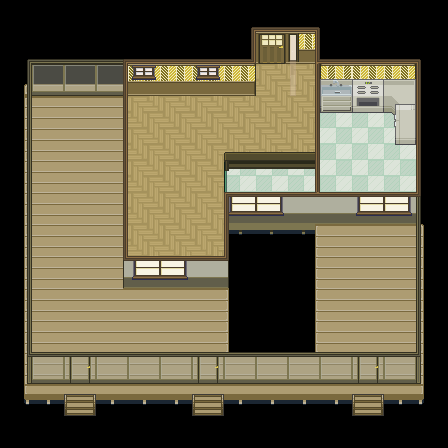

This is a level from a 2D game, rendered from its Tiled map with the project's own tilesets. A one-line summary and the complete map file follow:
An orthogonal 14x14 tile map with 32x32 px tiles, 8 tile layers (Floor, Floor2, Wall, Decor, ...).

<map version="1.2" tiledversion="1.2.5" orientation="orthogonal" renderorder="right-down" width="14" height="14" tilewidth="32" tileheight="32" infinite="0" nextlayerid="42" nextobjectid="1">
 <properties>
  <property name="Levels" type="int" value="1" />
 </properties>
 <tileset firstgid="1" source="Tilesets/AllTiles.tsx" />
 <layer id="34" name="Floor" width="14" height="14">
  <data encoding="csv">
0,0,0,0,0,0,0,0,0,0,0,0,0,0,
0,0,0,0,0,0,0,0,0,0,0,0,0,0,
2147484068,419,419,419,0,0,0,0,295,295,0,0,0,0,
125,126,126,126,295,295,295,295,295,295,51,51,51,0,
165,166,166,166,295,295,295,295,295,295,51,51,51,0,
165,166,166,166,295,295,295,10,11,11,51,51,51,0,
165,166,166,166,295,295,295,50,51,51,51,51,51,0,
165,166,166,166,295,295,295,221,222,2147483869,421,421,421,423,
165,166,166,166,295,295,295,0,0,0,166,166,166,2147483813,
165,166,166,2147484070,421,421,421,2147484066,0,0,166,166,166,2147483813,
165,166,166,166,166,166,166,2147484106,0,458,166,166,166,2147483813,
165,166,166,166,166,166,166,166,166,166,166,166,166,2147483813,
2147484111,462,461,462,462,462,461,462,462,462,462,461,462,463,
0,0,0,0,0,0,0,0,0,0,0,0,0,0
</data>
 </layer>
 <layer id="35" name="Floor2" width="14" height="14">
  <data encoding="csv">
0,0,0,0,0,0,0,0,0,0,0,0,0,0,
0,0,0,0,0,0,0,0,0,0,0,0,0,0,
0,0,0,0,0,0,0,0,0,0,0,0,0,0,
0,0,0,0,0,0,0,0,0,0,0,0,0,0,
0,0,0,0,0,0,0,0,0,0,0,0,0,0,
0,0,0,0,0,0,0,0,0,0,0,0,0,0,
0,0,0,0,0,0,0,0,0,0,0,0,0,0,
0,0,0,0,0,0,0,0,0,418,0,0,0,0,
0,0,0,0,0,0,0,0,0,458,0,0,0,0,
0,0,0,0,0,0,0,0,0,458,0,0,0,0,
0,0,0,0,0,0,0,0,0,0,0,0,0,0,
0,0,0,0,0,0,0,0,0,0,0,0,0,0,
0,0,0,0,0,0,0,0,0,0,0,0,0,0,
0,0,0,0,0,0,0,0,0,0,0,0,0,0
</data>
 </layer>
 <layer id="36" name="Wall" width="14" height="14">
  <data encoding="csv">
0,0,0,0,0,0,0,0,0,0,0,0,0,0,
0,0,0,0,0,0,0,0,299,260,0,0,0,0,
2147484030,380,380,380,259,259,259,260,0,0,2147483908,259,260,0,
0,0,0,0,0,0,0,0,0,0,0,0,0,0,
0,0,0,0,0,0,0,0,0,0,0,0,0,0,
0,0,0,0,0,0,0,0,0,0,0,0,0,0,
0,0,0,0,0,0,0,2147483828,179,179,179,179,179,2147483829,
0,0,0,0,0,0,0,0,0,0,0,0,0,0,
0,0,0,181,179,179,179,2147483829,0,0,0,0,0,0,
0,0,0,0,0,0,0,0,0,0,0,0,0,0,
0,0,0,0,0,0,0,0,0,0,0,0,0,0,
2147484030,380,381,380,380,380,381,380,380,380,380,381,380,382,
0,0,0,0,0,0,0,0,0,0,0,0,0,0,
0,0,0,0,0,0,0,0,0,0,0,0,0,0
</data>
 </layer>
 <layer id="37" name="Decor" width="14" height="14">
  <data encoding="csv">
0,0,0,0,0,0,0,0,0,0,0,0,0,0,
0,0,0,0,0,0,0,0,0,300,0,0,0,0,
0,0,0,0,176,0,176,0,0,0,2147483846,120,119,0,
0,0,0,0,0,0,0,0,0,0,77,160,159,0,
0,0,0,0,0,0,0,491,492,493,0,0,0,0,
0,0,0,0,0,0,0,531,532,533,0,0,0,0,
0,0,0,0,0,0,0,414,415,0,0,414,415,0,
0,0,0,0,0,0,0,0,0,0,0,0,0,0,
0,0,0,0,414,415,0,0,0,0,0,0,0,0,
0,0,0,0,0,0,0,0,0,0,0,0,0,0,
0,0,0,0,0,0,0,0,0,0,0,0,0,0,
0,0,0,0,0,0,0,0,0,0,0,0,0,0,
0,0,0,0,0,0,0,0,0,0,0,0,0,0,
0,0,0,0,0,0,0,0,0,0,0,0,0,0
</data>
 </layer>
 <layer id="38" name="Decor2" width="14" height="14">
  <data encoding="csv">
0,0,0,0,0,0,0,0,0,0,0,0,0,0,
0,0,0,0,0,0,0,0,0,0,0,0,0,0,
0,0,0,0,0,0,0,0,0,0,0,0,0,0,
0,0,0,0,0,0,0,0,0,0,0,0,2147483688,0,
0,0,0,0,0,0,0,0,0,0,0,0,2147483728,0,
0,0,0,0,0,0,0,0,0,0,0,0,0,0,
0,0,0,0,0,0,0,0,0,0,0,0,0,0,
0,0,0,0,0,0,0,0,0,0,0,0,0,0,
0,0,0,0,0,0,0,0,0,0,0,0,0,0,
0,0,0,0,0,0,0,0,0,0,0,0,0,0,
0,0,0,0,0,0,0,0,0,0,0,0,0,0,
0,0,0,0,0,0,0,0,0,0,0,0,0,0,
0,0,0,0,0,0,0,0,0,0,0,0,0,0,
0,0,0,0,0,0,0,0,0,0,0,0,0,0
</data>
 </layer>
 <layer id="39" name="Overlay Effect" width="14" height="14">
  <data encoding="csv">
0,0,0,0,0,0,0,0,0,0,0,0,0,0,
0,0,0,0,0,0,0,0,0,301,0,0,0,0,
0,0,0,0,0,0,0,0,0,341,0,0,0,0,
0,0,0,0,0,0,0,0,0,0,0,0,0,0,
0,0,0,0,0,0,0,0,0,0,0,0,0,0,
0,0,0,0,0,0,0,0,0,0,0,0,0,0,
0,0,0,0,0,0,0,0,0,0,0,0,0,0,
0,0,0,0,0,0,0,0,0,0,0,0,0,0,
0,0,0,0,0,0,0,0,0,0,0,0,0,0,
0,0,0,0,0,0,0,0,0,0,0,0,0,0,
0,0,0,0,0,0,0,0,0,0,0,0,0,0,
0,0,0,0,0,0,0,0,0,0,0,0,0,0,
0,0,0,0,0,0,0,0,0,0,0,0,0,0,
0,0,0,0,0,0,0,0,0,0,0,0,0,0
</data>
 </layer>
 <layer id="40" name="PorchTop" width="14" height="14">
  <data encoding="csv">
0,0,0,0,0,0,0,0,0,0,0,0,0,0,
271,272,272,272,0,0,0,0,0,0,0,0,0,0,
311,0,0,0,0,0,0,0,0,0,0,0,0,0,
311,0,0,0,0,0,0,0,0,0,0,0,0,0,
311,0,0,0,0,0,0,0,0,0,0,0,0,0,
311,0,0,0,0,0,0,0,0,0,0,0,0,0,
311,0,0,0,0,0,0,0,0,0,0,0,0,313,
311,0,0,0,0,0,0,0,0,0,0,0,0,313,
311,0,0,0,0,0,0,0,0,0,0,0,0,313,
311,0,0,0,0,0,0,0,0,0,0,0,0,313,
311,0,0,0,0,0,0,0,0,0,0,0,0,313,
351,352,352,352,352,352,352,352,352,352,352,352,352,353,
0,0,0,0,0,0,0,0,0,0,0,0,0,0,
0,0,0,0,0,0,0,0,0,0,0,0,0,0
</data>
 </layer>
 <layer id="41" name="Wall Top" width="14" height="14">
  <data encoding="csv">
0,0,0,0,0,0,0,28,29,103,0,0,0,0,
0,0,0,28,29,29,29,64,0,1610612964,29,29,29,30,
0,0,0,68,0,0,0,0,0,65,0,0,0,70,
0,0,0,68,0,0,0,0,0,65,0,0,0,70,
0,0,0,68,0,0,0,0,0,65,0,0,0,70,
0,0,0,68,0,0,0,0,0,65,0,0,0,70,
0,0,0,68,0,0,0,23,109,3221225573,109,109,109,110,
0,0,0,68,0,0,0,70,0,0,0,0,0,0,
0,0,0,108,109,109,109,110,0,0,0,0,0,0,
0,0,0,0,0,0,0,0,0,0,0,0,0,0,
0,0,0,0,0,0,0,0,0,0,0,0,0,0,
0,0,0,0,0,0,0,0,0,0,0,0,0,0,
0,0,0,0,0,0,0,0,0,0,0,0,0,0,
0,0,0,0,0,0,0,0,0,0,0,0,0,0
</data>
 </layer>
</map>